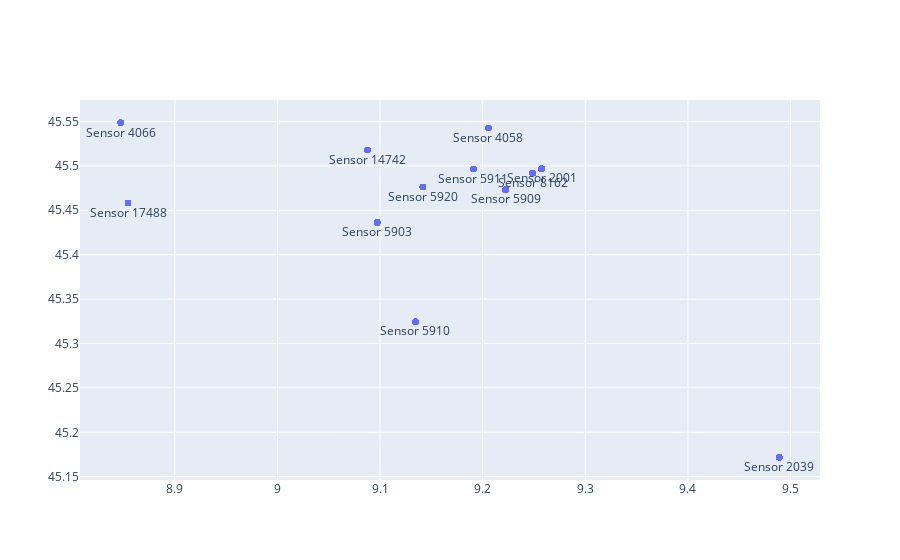

Here is the notebook cell this chart was saved with:
### Code cell
fig = go.Figure()
lng = complete_stations_df['lng']
lat = complete_stations_df['lat']
plot = go.Scatter(x=lng, y=lat, mode='markers+text', textposition="bottom center",
    text=[ f'Sensor {sensor}' for sensor in sensors ]
)
fig.add_trace(plot)

### Figure 1 — Plotly figure (JSON) as saved in the notebook; plotly's stock layout.template omitted (floating-point values rounded to 4 significant figures; data arrays with more than 128 entries replaced by an {"elided": "..."} marker saying what was removed)
{"data": [{"mode": "markers+text", "text": ["Sensor 2001", "Sensor 2039", "Sensor 4058", "Sensor 4066", "Sensor 5903", "Sensor 5909", "Sensor 5910", "Sensor 5911", "Sensor 5920", "Sensor 8162", "Sensor 14742", "Sensor 17488"], "textposition": "bottom center", "type": "scatter", "x": {"elided": "4392 float values"}, "y": {"elided": "4392 float values"}}], "layout": {}}
